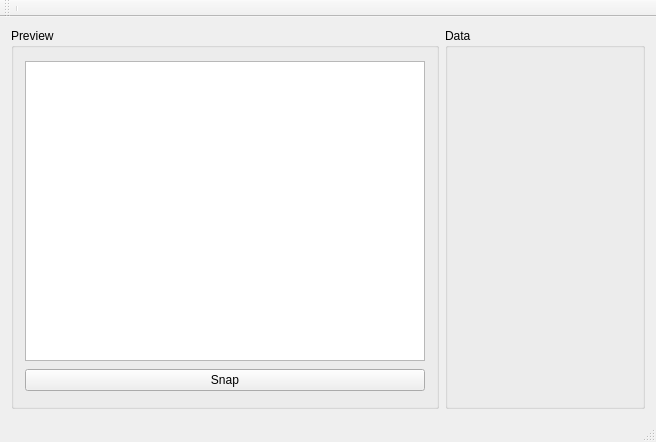
<?xml version="1.0" encoding="UTF-8"?>
<ui version="4.0">
 <class>MainWindow</class>
 <widget class="QMainWindow" name="MainWindow">
  <property name="geometry">
   <rect>
    <x>0</x>
    <y>0</y>
    <width>643</width>
    <height>442</height>
   </rect>
  </property>
  <property name="windowTitle">
   <string>MainWindow</string>
  </property>
  <widget class="QWidget" name="centralWidget">
   <layout class="QGridLayout" name="gridLayout">
    <item row="0" column="0">
     <widget class="QGroupBox" name="groupBox">
      <property name="title">
       <string>Preview</string>
      </property>
      <layout class="QVBoxLayout" name="verticalLayout">
       <item>
        <widget class="QGraphicsView" name="graphicsView">
         <property name="sizePolicy">
          <sizepolicy hsizetype="Fixed" vsizetype="Fixed">
           <horstretch>0</horstretch>
           <verstretch>0</verstretch>
          </sizepolicy>
         </property>
         <property name="minimumSize">
          <size>
           <width>400</width>
           <height>300</height>
          </size>
         </property>
         <property name="baseSize">
          <size>
           <width>0</width>
           <height>0</height>
          </size>
         </property>
        </widget>
       </item>
       <item>
        <widget class="QPushButton" name="snap_button">
         <property name="text">
          <string>Snap</string>
         </property>
        </widget>
       </item>
      </layout>
     </widget>
    </item>
    <item row="0" column="1">
     <widget class="QGroupBox" name="groupBox_2">
      <property name="minimumSize">
       <size>
        <width>200</width>
        <height>0</height>
       </size>
      </property>
      <property name="baseSize">
       <size>
        <width>0</width>
        <height>0</height>
       </size>
      </property>
      <property name="title">
       <string>Data</string>
      </property>
     </widget>
    </item>
   </layout>
  </widget>
  <widget class="QMenuBar" name="menuBar">
   <property name="geometry">
    <rect>
     <x>0</x>
     <y>0</y>
     <width>643</width>
     <height>20</height>
    </rect>
   </property>
  </widget>
  <widget class="QToolBar" name="mainToolBar">
   <attribute name="toolBarArea">
    <enum>TopToolBarArea</enum>
   </attribute>
   <attribute name="toolBarBreak">
    <bool>false</bool>
   </attribute>
   <addaction name="separator"/>
  </widget>
  <widget class="QStatusBar" name="statusBar"/>
 </widget>
 <layoutdefault spacing="6" margin="11"/>
 <resources/>
 <connections/>
</ui>
